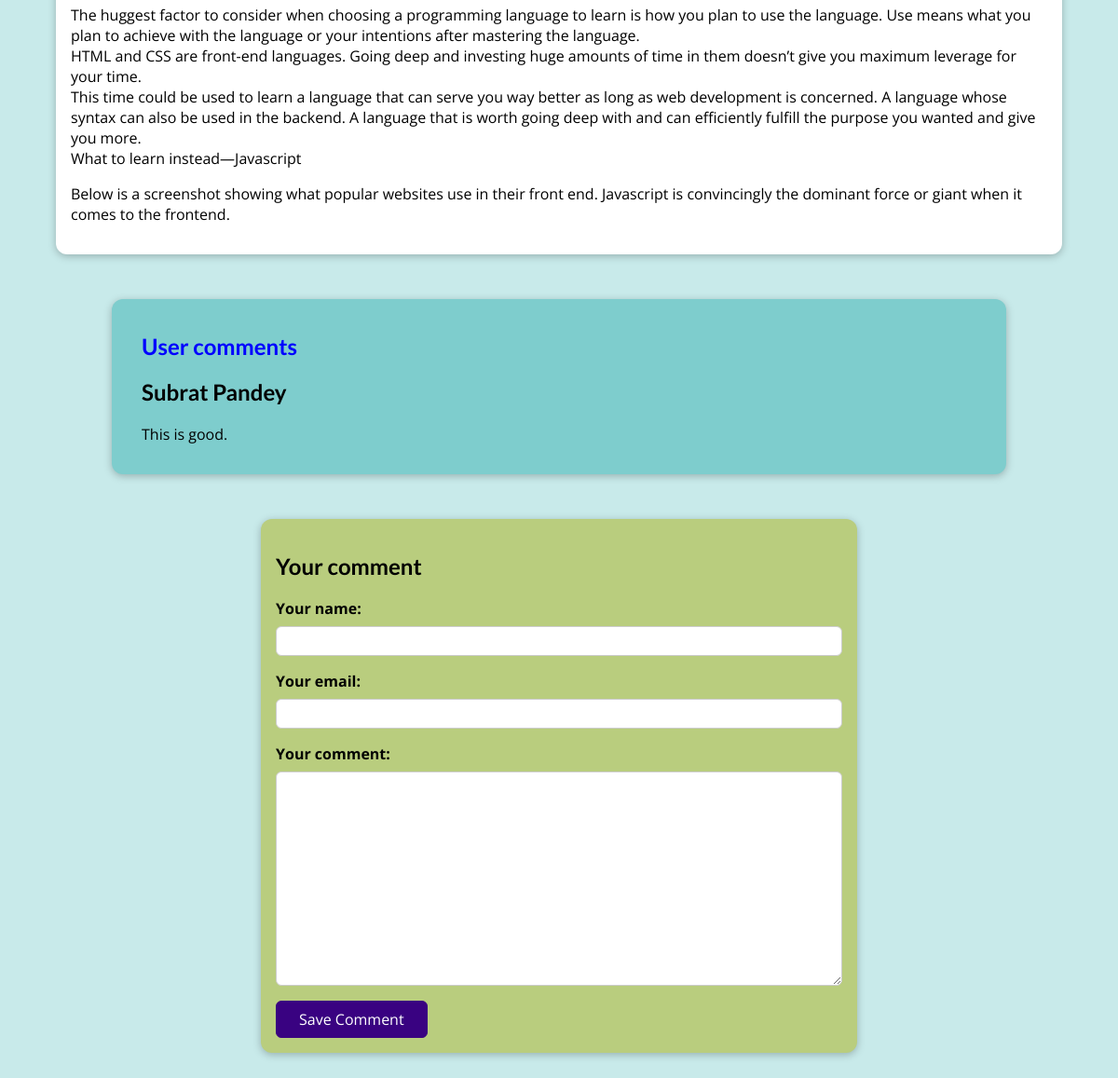
/posts/programming-is-fun (lower part), run on an earlier commit of the app's database.
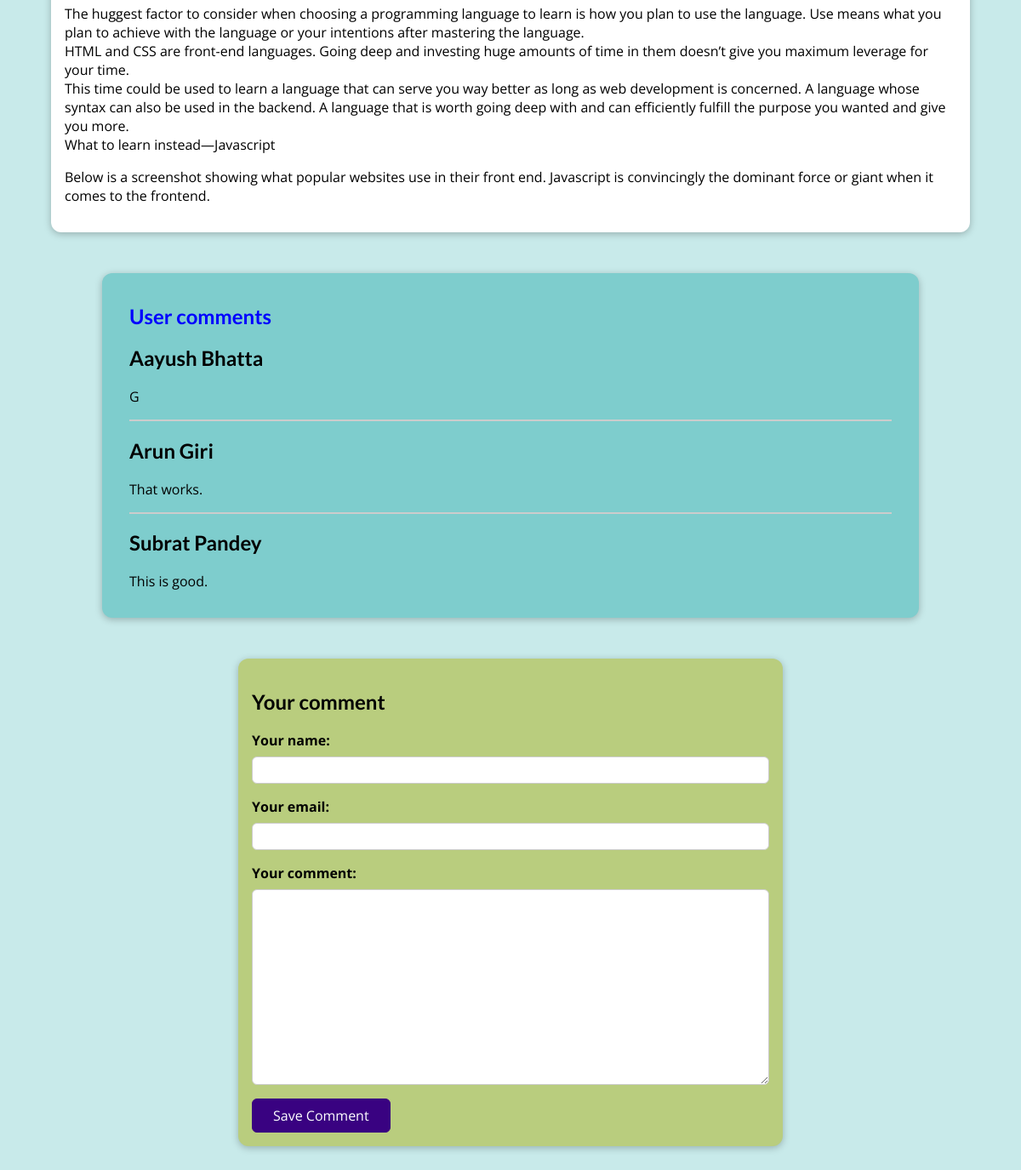
And on a later commit of the database.
### blog/models.py (models this page shows, shortened)
class Post(models.Model):
    title = models.CharField(max_length=50)
    image_name = models.ImageField(upload_to="posts",null=True)
    date = models.DateTimeField(auto_now=True)
    excerpt = models.CharField(max_length=200)
    content = models.TextField(validators=[MinLengthValidator(10)])
    author = models.ForeignKey(Author,on_delete=models.SET_NULL,related_name="posts",null=True)
    slug = models.SlugField(unique = True, db_index=True)
    tag = models.ManyToManyField(Tag)

class Comment(models.Model):
    user_name = models.CharField(max_length=120)
    user_email = models.EmailField()
    text = models.TextField(max_length=400)
    post = models.ForeignKey(Post, on_delete=models.CASCADE, related_name="comments")

### blog/views.py (the view, shortened to what this page needs)
# urls.py: path("posts/<slug:slug>", views.SinglePostView.as_view(), name="post-detail" ),
class SinglePostView(View):
  def get(self,request,slug):
    identified_post = Post.objects.get(slug=slug)
    stored_posts = request.session.get("stored_posts")
    if stored_posts is not None:
      is_saved_for_later = identified_post.id in stored_posts
    else:
      is_saved_for_later = False
    identified_post = Post.objects.get(slug=slug)
    comment_form = CommentForm()
    comments = identified_post.comments.all().order_by("-id")[0:3]
    return render(request, "blog/post_detail.html", {"post": identified_post, "form":comment_form,"comments":comments,"saved_for_later":is_saved_for_later,"tags":identified_post.tag.all()})

### blog/forms.py
class CommentForm(forms.ModelForm):
    class Meta:
        model = Comment
        exclude = ["post"]
        labels = {
            "user_name": "Your name",
             "user_email" : "Your email",
             "text" : "Your comment"
        }

### blog/models.py (called while the page is built)
    def __str__(self):
        return f"{self.first_name} ({self.last_name})"

### blog/templates/blog/post_detail.html (shortened to what this page needs)
{% extends "base.html"%}
{% load static%}
{% block css_files %}
<link rel="stylesheet" href="{% static "blog/post_detail.css" %}"/>
{% endblock%}
{% block content%}
    <main>
        <div id="arun">
           {{post.content|linebreaks}}
        </div>
    </main>
    <section id="comments">
        <h1>User comments</h1>
        <ul>
            {% for comment in comments %}
            <li>
                <h2>{{comment.user_name}}</h2>
                <p>{{comment.text}}</p>
            </li>
            {% endfor %}
        </ul>
    </section>
    <section  id="comment-form">
        <h2>Your comment </h2>
        <form action="{% url "post-detail" post.slug %}" method="POST">
        {% for value in form %}
            <div class="form-control">
                {{value.label_tag}}
                {{value}}
            </div>
        {% endfor %}
        <button>Save Comment</button>
        </form>
    </section>
{% endblock %}

### templates/base.html (shortened to what this page needs)
<!DOCTYPE html>
{% load static%}
<html lang="en">
<head>
    <link rel="stylesheet" href="{% static "app.css"%}"/>
    {% block css_files%} {% endblock%}
</head>
<body>
   {% block content%}
   {% endblock %}
</body>
</html>

### static/app.css (style rules this page uses)
* { box-sizing: border-box; }
html { font-family: 'Open Sans', 'Lato', sans-serif; }
body { margin: 0; }
h1, h2, h3 { font-family: 'Lato', sans-serif; font-weight: bold; }

### blog/static/blog/post_detail.css (style rules this page uses)
body { background-color:#c8eaea; }
main { width: 90%; max-width: 90rem; margin: 3rem auto; background-color: white; padding: 1rem; border-radius: 12px; box-shadow: 0 2px 8px rgba(0, 0, 0, 0.25); }
#comment-form { margin: 3rem auto; width: 90%; max-width: 40rem; border-radius: 12px; background-color:#b9cd7e; box-shadow: 0 2px 8px rgba(0, 0, 0, 0.25); padding: 1rem; }
#comment-form button { font: inherit; background-color: #390281; color: white; border: 1px solid #390281; padding: 0.5rem 1.5rem; border-radius: 6px; cursor: pointer; }
.form-control { margin-bottom: 1rem; }
.form-control label { font-weight: bold; margin-bottom: 0.5rem; display: block; }
.form-control input, .form-control textarea { display: block; width: 100%; font: inherit; padding: 0.25rem; border-radius: 6px; border: 1px solid #ccc; }
#comments { margin: 3rem auto; width: 90%; max-width: 60rem; border-radius: 12px; background-color: #7ecdcd; box-shadow: 0 2px 8px rgba(0, 0, 0, 0.25); padding: 1rem 2rem; }
#comments ul { list-style: none; margin: 0; padding: 0; }
#comments li { margin-bottom: 1rem; border-bottom: 2px solid #ccc; }
#comments li:last-of-type { border-bottom: none; }
#comments h1 { color:blue; }

What changed in the data, as far as the page shows it:
added Comment: user_name "Aayush Bhatta", text "G"
added Comment: user_name "Arun Giri", text "That works."
